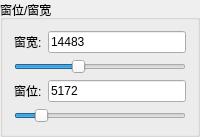
        <widget class="QGroupBox" name="groupBox_12">
         <property name="maximumSize">
          <size>
           <width>16777215</width>
           <height>115</height>
          </size>
         </property>
         <property name="title">
          <string>窗位/窗宽</string>
         </property>
         <layout class="QVBoxLayout" name="verticalLayout_5">
          <item>
           <layout class="QHBoxLayout" name="horizontalLayout_12">
            <item>
             <widget class="QLabel" name="label_57">
              <property name="text">
               <string>窗宽:</string>
              </property>
             </widget>
            </item>
            <item>
             <widget class="QLineEdit" name="lineEdit_4">
              <property name="text">
               <string>14483</string>
              </property>
             </widget>
            </item>
           </layout>
          </item>
          <item>
           <widget class="QSlider" name="horizontalSlider">
            <property name="maximum">
             <number>40000</number>
            </property>
            <property name="value">
             <number>14483</number>
            </property>
            <property name="orientation">
             <enum>Qt::Orientation::Horizontal</enum>
            </property>
           </widget>
          </item>
          <item>
           <layout class="QHBoxLayout" name="horizontalLayout_13">
            <item>
             <widget class="QLabel" name="label_58">
              <property name="text">
               <string>窗位:</string>
              </property>
             </widget>
            </item>
            <item>
             <widget class="QLineEdit" name="lineEdit_3">
              <property name="text">
               <string>5172</string>
              </property>
             </widget>
            </item>
           </layout>
          </item>
          <item>
           <widget class="QSlider" name="horizontalSlider_2">
            <property name="maximum">
             <number>40000</number>
            </property>
            <property name="value">
             <number>5172</number>
            </property>
            <property name="orientation">
             <enum>Qt::Orientation::Horizontal</enum>
            </property>
           </widget>
          </item>
         </layout>
        </widget>
